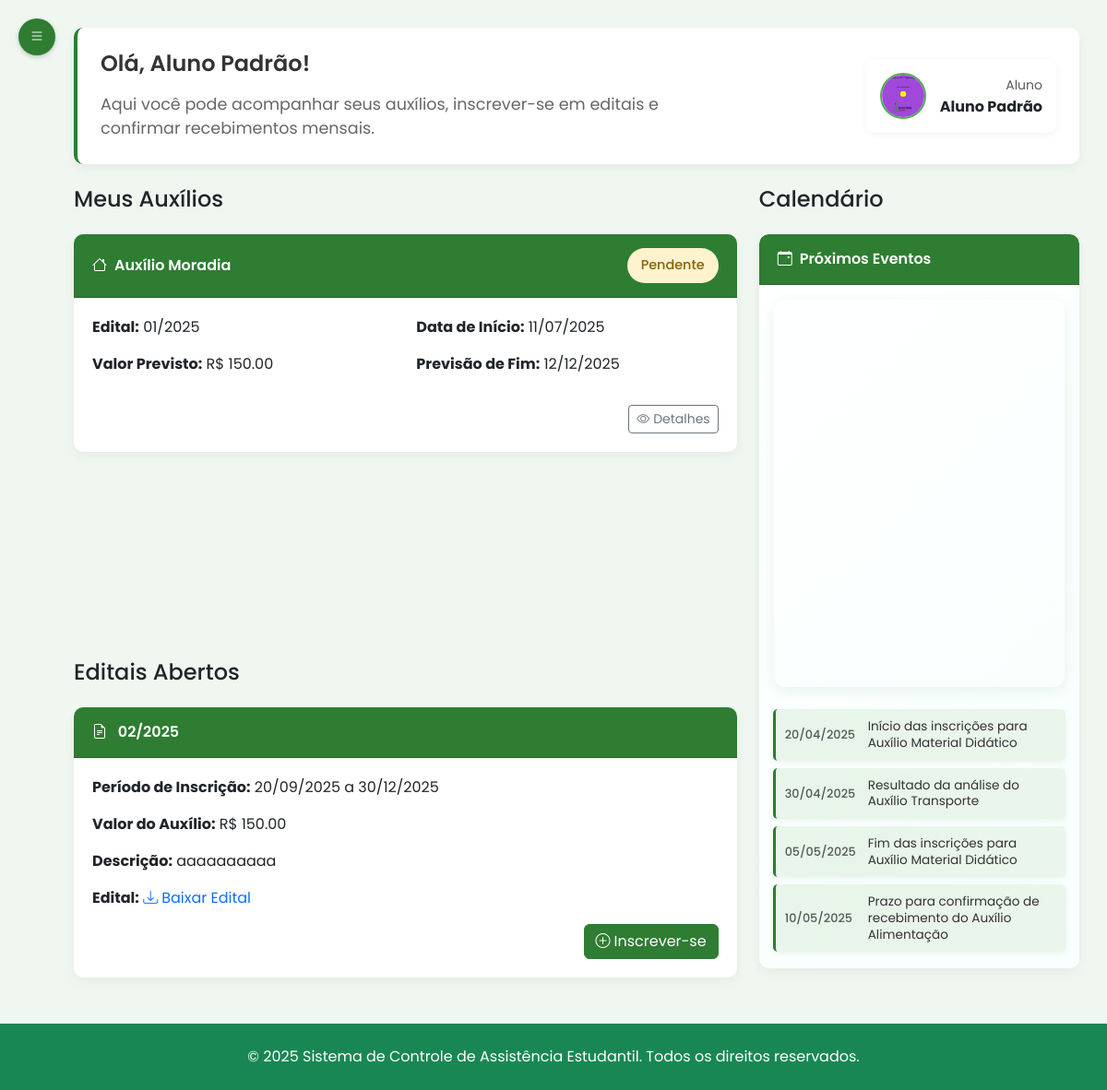
The app's page /aluno/inicio (signed in) with its own data.
### tables this page shows
CREATE TABLE usuario (
id_usuario INTEGER PRIMARY KEY AUTOINCREMENT,
nome TEXT NOT NULL,
matricula TEXT UNIQUE NOT NULL,
email TEXT NOT NULL UNIQUE,
senha TEXT NOT NULL,
perfil TEXT NOT NULL DEFAULT 'aluno',
foto TEXT,
token_redefinicao TEXT,
data_token TIMESTAMP,
data_cadastro TIMESTAMP DEFAULT CURRENT_TIMESTAMP
);

CREATE TABLE auxilio (
    id_auxilio INTEGER PRIMARY KEY AUTOINCREMENT,
    id_edital INTEGER,
    id_inscricao INTEGER,
    descricao TEXT NOT NULL,
    valor_mensal REAL NOT NULL,
    data_inicio DATE NOT NULL,
    data_fim DATE NOT NULL,
    tipo_auxilio TEXT NOT NULL CHECK (
        tipo_auxilio IN ('auxilio alimentacao', 'auxilio material', 'auxilio moradia', 'auxilio transporte')
    ),
    FOREIGN KEY (id_edital) REFERENCES edital(id_edital) ON DELETE CASCADE,
    FOREIGN KEY (id_inscricao) REFERENCES inscricao(id_inscricao) ON DELETE CASCADE
);

CREATE TABLE inscricao (
    id_inscricao INTEGER PRIMARY KEY AUTOINCREMENT,
    id_aluno INTEGER,
    id_edital INTEGER,
    data_inscricao DATE NOT NULL,
    status TEXT NOT NULL CHECK (status IN ('pendente', 'deferido', 'indeferido')),
    urlDocumentoIdentificacao TEXT NOT NULL,
    urlDeclaracaoRenda TEXT NOT NULL,
    urlTermoResponsabilidade TEXT NOT NULL,
    FOREIGN KEY (id_aluno) REFERENCES aluno(id_usuario) ON DELETE CASCADE,
    FOREIGN KEY (id_edital) REFERENCES edital(id_edital) ON DELETE CASCADE
);

CREATE TABLE edital (
id_edital INTEGER PRIMARY KEY AUTOINCREMENT,
titulo TEXT NOT NULL,
descricao TEXT NOT NULL,
data_publicacao DATE NOT NULL,
data_encerramento DATE NOT NULL,
arquivo TEXT NOT NULL,
status TEXT NOT NULL CHECK (status IN ('ativo', 'inativo')));

### routes/aluno/perfilaluno_routes.py (the view)
@router.get("/inicio")
@requer_autenticacao(["aluno"])
async def get_root(request: Request, usuario_logado: dict = None):
    if not usuario_logado['completo']:
        return RedirectResponse("/aluno/perfil", status_code=303)
    aluno = usuario_repo.obter_usuario_por_matricula(usuario_logado['matricula'])
    auxilios = auxilio_repo.obter_por_aluno(aluno.id_usuario)
    editais_abertos = edital_repo.obter_editais_abertos()
    response = templates.TemplateResponse("/aluno/dashboard.html", {
        "request": request,
        "aluno": aluno,
        "auxilios": auxilios,
        "editais_abertos": editais_abertos
    })
    return response

### templates/aluno/dashboard.html (shortened to what this page needs)
{% extends 'base2.html' %}
{% set active_page = 'inicio' %}
{% block head %}
    <link rel="stylesheet" href="/static/css/dashboard_aluno.css">
    <link href="https://cdn.jsdelivr.net/npm/fullcalendar@6.1.17/main.min.css" rel="stylesheet" />
    <link href="https://cdn.jsdelivr.net/npm/fullcalendar@6.1.17/bootstrap5/main.min.css" rel="stylesheet" />
{% endblock %}
{% block content %}
<div class="main-content" id="mainContent">
        <div class="welcome-banner mb-4">
            <div class="row align-items-center">
                <div class="col-md-8">
                    <div class="d-flex align-items-center mb-3">
                        <h4 class="mb-0">Olá, {{ aluno.nome }}!</h4>
                    </div>
                    <p>Aqui você pode acompanhar seus auxílios, inscrever-se em editais e confirmar recebimentos mensais.</p>
                </div>
                <div class="col-md-4 text-end">
                    <div class="user-profile">
                        <img src="{{ aluno.foto or '/static/img/perfil.png' }}" alt="Perfil" />
                        <div>
                            <small class="text-muted">Aluno</small>
                            <div class="fw-bold">{{ aluno.nome }}</div>
                        </div>
                    </div>
                </div>
            </div>
        </div>
            <div class="row align-items-stretch" style="min-height: 650px;">
                <div class="col-md-8 d-flex flex-column">
                    <h4 class="mb-4">Meus Auxílios</h4>
                    {% if auxilios %}
                        {% for auxilio in auxilios %}
                        <div class="card">
                            <div class="card-header d-flex justify-content-between align-items-center">
                                <span>
                                    {% if auxilio.tipo_auxilio == 'auxilio alimentacao' %}
                                        <i class="bi bi-cup-hot me-2"></i>Auxílio Alimentação
                                    {% elif auxilio.tipo_auxilio == 'auxilio transporte' %}
                                        <i class="bi bi-bus-front me-2"></i>Auxílio Transporte
                                    {% elif auxilio.tipo_auxilio == 'auxilio moradia' %}
                                        <i class="bi bi-house me-2"></i>Auxílio Moradia
                                    {% elif auxilio.tipo_auxilio == 'auxilio material' %}
                                        <i class="bi bi-book me-2"></i>Auxílio Material Didático
                                    {% else %}
                                        <i class="bi bi-gift me-2"></i>{{ auxilio.tipo_auxilio|title }}
                                    {% endif %}
                                </span>
                                <span class="status-badge
                                    {% if auxilio.status_inscricao == 'deferido' %}status-deferido
                                    {% elif auxilio.status_inscricao == 'indeferido' %}status-indeferido
                                    {% else %}status-pendente{% endif %}">
                                    {% if auxilio.status_inscricao == 'deferido' %}Deferido
                                    {% elif auxilio.status_inscricao == 'indeferido' %}Indeferido
                                    {% elif auxilio.status_inscricao == 'em_analise' %}Em Análise
                                    {% else %}{{ auxilio.status_inscricao|title }}{% endif %}
                                </span>
                            </div>
                            <div class="card-body">
                                <div class="row">
                                    <div class="col-md-6">
                                        <p><strong>Edital:</strong> {{ auxilio.edital_titulo }}</p>
                                        <p><strong>Valor{% if auxilio.status_inscricao != 'deferido' %} Previsto{% endif %}:</strong> R$ {{ "%.2f"|format(auxilio.valor_mensal) }}</p>
                                    </div>
                                    <div class="col-md-6">
                                        {% if auxilio.status_inscricao == 'deferido' %}
                                            <p><strong>Data de Aprovação:</strong> {{ auxilio.data_inicio }}</p>
                                            <p><strong>Vigência:</strong> {{ auxilio.data_inicio }} a {{ auxilio.data_fim }}</p>
                                        {% else %}
                                            <p><strong>Data de Início:</strong> {{ auxilio.data_inicio }}</p>
                                            <p><strong>Previsão de Fim:</strong> {{ auxilio.data_fim }}</p>
                                        {% endif %}
                                    </div>
                                </div>
                                <div class="d-flex justify-content-end mt-3">
                                    <button class="btn btn-sm btn-outline-secondary" onclick="verDetalhes('{{ auxilio.id_auxilio }}')">
                                        <i class="bi bi-eye me-1"></i>Detalhes
                                    </button>
                                </div>
                            </div>
                        </div>
                        {% endfor %}
                    {% endif %}
                    <div class="mt-4 flex-grow-1 d-flex flex-column justify-content-end">
                        <h4 class="mb-4">Editais Abertos</h4>
                        {% if editais_abertos %}
                            {% for edital in editais_abertos %}
                            <div class="card">
                                <div class="card-header">
                                    {% if 'alimenta' in edital.titulo.lower() %}
                                        <i class="bi bi-cup-hot me-2"></i>
                                    {% elif 'transporte' in edital.titulo.lower() %}
                                        <i class="bi bi-bus-front me-2"></i>
                                    {% elif 'moradia' in edital.titulo.lower() %}
                                        <i class="bi bi-house me-2"></i>
                                    {% elif 'material' in edital.titulo.lower() or 'didático' in edital.titulo.lower() %}
                                        <i class="bi bi-book me-2"></i>
                                    {% else %}
                                        <i class="bi bi-file-earmark-text me-2"></i>
                                    {% endif %}
                                    {{ edital.titulo }}
                                </div>
                                <div class="card-body">
                                    <p><strong>Período de Inscrição:</strong> {{ edital.data_publicacao }} a {{ edital.data_encerramento }}</p>
                                    {% if edital.valor_medio > 0 %}
                                        <p><strong>Valor do Auxílio:</strong> R$ {{ "%.2f"|format(edital.valor_medio) }}</p>
                                    {% endif %}
                                    <p><strong>Descrição:</strong> {{ edital.descricao }}</p>
                                    {% if edital.arquivo %}
                                        <p><strong>Edital:</strong>
                                            <a href="{{ edital.arquivo }}" target="_blank" class="text-decoration-none">
                                                <i class="bi bi-download me-1"></i>Baixar Edital
                                            </a>
                                        </p>
                                    {% endif %}
                                    <div class="d-flex justify-content-end mt-3">
                                        <a href="/aluno/inscricao/{{ edital.id_edital }}" class="btn btn-success">
                                            <i class="bi bi-plus-circle me-1"></i>Inscrever-se
                                        </a>
                                    </div>
                                </div>
                            </div>
                            {% endfor %}
                        {% endif %}
                    </div>
                </div>
                <div class="col-md-4 d-flex flex-column h-100">
                    <h4 class="mb-4">Calendário</h4>
                    <div class="card calendar-card flex-grow-1 d-flex flex-column" style="min-height: 100%;">
                        <div class="card-header">
                            <i class="bi bi-calendar-event me-2"></i>Próximos Eventos
                        </div>
                        <div class="card-body p-3">
                            <div id="fc-calendar"></div>
                        </div>
                        <div class="card-body pt-2 pb-3">
                            <div class="calendar-event d-flex justify-content-between align-items-center mb-2">
                                <div class="date text-muted small">20/04/2025</div>
                                <div class="description small">
                                    Início das inscrições para Auxílio Material Didático
                                </div>
                            </div>
                            <div class="calendar-event d-flex justify-content-between align-items-center mb-2">
                                <div class="date text-muted small">30/04/2025</div>
                                <div class="description small">
                                    Resultado da análise do Auxílio Transporte
                                </div>
                            </div>
                            <div class="calendar-event d-flex justify-content-between align-items-center mb-2">
                                <div class="date text-muted small">05/05/2025</div>
                                <div class="description small">
                                    Fim das inscrições para Auxílio Material Didático
                                </div>
                            </div>
                            <div class="calendar-event d-flex justify-content-between align-items-center">
                                <div class="date text-muted small">10/05/2025</div>
                                <div class="description small">
                                    Prazo para confirmação de recebimento do Auxílio Alimentação
                                </div>
                            </div>
                        </div>
                    </div>
                </div>
            </div>
        </div>
{% endblock %}

### static/css/styles.css (style rules this page uses)
:root { --ifes-green: #2E7D32; --ifes-red: #C62828; --ifes-light-green: #4CAF50; --ifes-light-gray: #f5f5f5; --ifes-dark-gray: #333333; --calendar-primary: #2E7D32; --calendar-secondary: #4CAF50; --calendar-accent: #81C784; --calendar-light: #E8F5E9; --calendar-text: #1B5E20; }
body { background-color: #fff !important; font-family: 'Poppins', Arial, Helvetica, sans-serif; }
.main-content { margin-left: 0; padding: 30px; transition: none; position: relative; z-index: 1; }
.card { border: none; border-radius: 10px; box-shadow: 0 4px 12px rgba(0, 0, 0, 0.05); margin-bottom: 20px; transition: transform 0.3s; }
.card-header { background-color: var(--ifes-green); color: white; border-radius: 10px 10px 0 0 !important; padding: 15px 20px; font-weight: 600; }
.card-body { padding: 20px; }
.status-badge { padding: 8px 15px; border-radius: 20px; font-weight: 500; font-size: 0.9rem; }
.status-pendente { background-color: #FFF3CD; color: #856404; }
.calendar-card { height: 100%; background: linear-gradient(135deg, #ffffff 0%, #f8fffe 100%); border: 1px solid rgba(46, 125, 50, 0.1); box-shadow: 0 8px 25px rgba(46, 125, 50, 0.08); overflow: hidden; }
.calendar-card .card-body { padding: 1.5rem; }
#fc-calendar { max-width: 100%; height: 420px !important; margin: 0 auto; font-family: 'Segoe UI', Tahoma, Geneva, Verdana, sans-serif; border-radius: 12px; overflow: hidden; box-shadow: 0 4px 15px rgba(46, 125, 50, 0.1); }
.calendar-card .card-body.pt-2.pb-3 { padding-top: 0.5rem !important; padding-bottom: 0.5rem !important; }
.calendar-event { background: linear-gradient(135deg, var(--calendar-light) 0%, rgba(232, 245, 233, 0.8) 100%); border-left: 4px solid var(--calendar-primary); padding: 10px 14px; margin-bottom: 8px; border-radius: 8px; transition: all 0.3s ease; box-shadow: 0 2px 6px rgba(46, 125, 50, 0.08); }
.calendar-event .date { font-weight: 600; color: var(--calendar-primary); font-size: 0.8rem; width: 80px; min-width: 80px; }
.calendar-event .description { flex: 1; color: var(--calendar-text); font-size: 0.85rem; line-height: 1.3; margin-left: 10px; }
.welcome-banner { background-color: white; border-radius: 10px; padding: 20px; margin-bottom: 30px; box-shadow: 0 4px 12px rgba(0, 0, 0, 0.05); }
.welcome-banner p { color: #666; margin-bottom: 0; }
.user-profile { display: flex; align-items: center; margin-left: auto; }
.user-profile img { width: 40px; height: 40px; border-radius: 50%; margin-right: 10px; }

### templates/base2.html (style rules this page uses)
html, body { height: 100%; }
body { display: flex; flex-direction: column; min-height: 100vh; }
.main-content { flex: 1; }

### records on screen
usuario: nome "Aluno Padrão", foto (picture)
auxilio: tipo_auxilio "auxilio moradia" (drawn), status_inscricao "Pendente", edital_titulo "01/2025", valor_mensal "150.00", data_inicio "11/07/2025", data_fim "12/12/2025"
edital: titulo "02/2025", data_publicacao "20/09/2025", data_encerramento "30/12/2025", valor_medio "150.00", descricao "aaaaaaaaaa"
